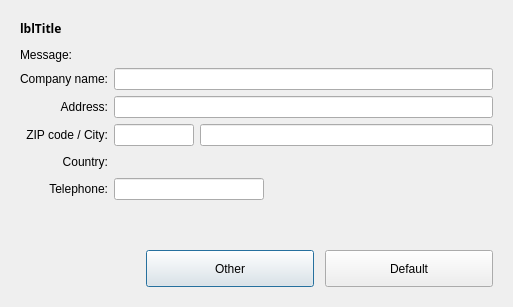
<?xml version="1.0" encoding="UTF-8"?>
<ui version="4.0">
 <class>Dialog</class>
 <widget class="QDialog" name="Dialog">
  <property name="geometry">
   <rect>
    <x>0</x>
    <y>0</y>
    <width>513</width>
    <height>307</height>
   </rect>
  </property>
  <property name="windowTitle">
   <string>Dialog</string>
  </property>
  <property name="autoFillBackground">
   <bool>false</bool>
  </property>
  <layout class="QVBoxLayout" name="verticalLayout_2">
   <item>
    <widget class="QFrame" name="frContainer">
     <property name="frameShape">
      <enum>QFrame::NoFrame</enum>
     </property>
     <property name="frameShadow">
      <enum>QFrame::Raised</enum>
     </property>
     <layout class="QVBoxLayout" name="verticalLayout">
      <item>
       <layout class="QHBoxLayout" name="DialogTitle">
        <property name="bottomMargin">
         <number>5</number>
        </property>
        <item>
         <widget class="QLabel" name="lblTitle">
          <property name="sizePolicy">
           <sizepolicy hsizetype="Preferred" vsizetype="Preferred">
            <horstretch>0</horstretch>
            <verstretch>0</verstretch>
           </sizepolicy>
          </property>
          <property name="maximumSize">
           <size>
            <width>16777215</width>
            <height>45</height>
           </size>
          </property>
          <property name="font">
           <font>
            <family>Century Gothic</family>
            <weight>75</weight>
            <bold>true</bold>
           </font>
          </property>
          <property name="text">
           <string>lblTitle</string>
          </property>
         </widget>
        </item>
       </layout>
      </item>
      <item>
       <widget class="QLabel" name="lblMessage">
        <property name="text">
         <string>Message:</string>
        </property>
       </widget>
      </item>
      <item>
       <layout class="QGridLayout" name="gridLayout">
        <item row="0" column="0">
         <widget class="QLabel" name="lblCompanyNameTitle">
          <property name="text">
           <string>Company name:</string>
          </property>
          <property name="alignment">
           <set>Qt::AlignRight|Qt::AlignTrailing|Qt::AlignVCenter</set>
          </property>
         </widget>
        </item>
        <item row="0" column="1">
         <widget class="QLineEdit" name="txtCompanyNameValue"/>
        </item>
        <item row="1" column="0">
         <widget class="QLabel" name="lblAddressTitle">
          <property name="text">
           <string>Address:</string>
          </property>
          <property name="alignment">
           <set>Qt::AlignRight|Qt::AlignTrailing|Qt::AlignVCenter</set>
          </property>
         </widget>
        </item>
        <item row="1" column="1">
         <widget class="QLineEdit" name="txtAddressValue"/>
        </item>
        <item row="2" column="0">
         <widget class="QLabel" name="lblZIPAndCityTitle">
          <property name="text">
           <string>ZIP code / City:</string>
          </property>
          <property name="alignment">
           <set>Qt::AlignRight|Qt::AlignTrailing|Qt::AlignVCenter</set>
          </property>
         </widget>
        </item>
        <item row="2" column="1">
         <layout class="QHBoxLayout" name="zipAndCityLayout">
          <item>
           <widget class="QLineEdit" name="txtZIPValue">
            <property name="minimumSize">
             <size>
              <width>80</width>
              <height>0</height>
             </size>
            </property>
            <property name="maximumSize">
             <size>
              <width>80</width>
              <height>16777215</height>
             </size>
            </property>
            <property name="text">
             <string/>
            </property>
           </widget>
          </item>
          <item>
           <widget class="QLineEdit" name="txtCityValue"/>
          </item>
         </layout>
        </item>
        <item row="3" column="0">
         <widget class="QLabel" name="lblCountryTitle">
          <property name="text">
           <string>Country:</string>
          </property>
          <property name="alignment">
           <set>Qt::AlignRight|Qt::AlignTrailing|Qt::AlignVCenter</set>
          </property>
         </widget>
        </item>
        <item row="3" column="1">
         <widget class="QFrame" name="cboCountryValue">
          <property name="minimumSize">
           <size>
            <width>0</width>
            <height>20</height>
           </size>
          </property>
          <property name="maximumSize">
           <size>
            <width>310</width>
            <height>40</height>
           </size>
          </property>
          <property name="frameShape">
           <enum>QFrame::NoFrame</enum>
          </property>
          <property name="frameShadow">
           <enum>QFrame::Raised</enum>
          </property>
         </widget>
        </item>
        <item row="4" column="0">
         <widget class="QLabel" name="lblTelephoneTitle">
          <property name="text">
           <string>Telephone:</string>
          </property>
          <property name="alignment">
           <set>Qt::AlignRight|Qt::AlignTrailing|Qt::AlignVCenter</set>
          </property>
         </widget>
        </item>
        <item row="4" column="1">
         <widget class="QLineEdit" name="txtTelephoneValue">
          <property name="minimumSize">
           <size>
            <width>150</width>
            <height>0</height>
           </size>
          </property>
          <property name="maximumSize">
           <size>
            <width>150</width>
            <height>16777215</height>
           </size>
          </property>
         </widget>
        </item>
       </layout>
      </item>
      <item>
       <spacer name="ContentBottomSpacer">
        <property name="orientation">
         <enum>Qt::Vertical</enum>
        </property>
        <property name="sizeHint" stdset="0">
         <size>
          <width>20</width>
          <height>43</height>
         </size>
        </property>
       </spacer>
      </item>
      <item>
       <layout class="QHBoxLayout" name="DialogButtons">
        <property name="topMargin">
         <number>5</number>
        </property>
        <item>
         <spacer name="ButtonAlignSpacer">
          <property name="orientation">
           <enum>Qt::Horizontal</enum>
          </property>
          <property name="sizeHint" stdset="0">
           <size>
            <width>40</width>
            <height>20</height>
           </size>
          </property>
         </spacer>
        </item>
        <item>
         <widget class="QPushButton" name="btnCancel">
          <property name="enabled">
           <bool>true</bool>
          </property>
          <property name="minimumSize">
           <size>
            <width>168</width>
            <height>37</height>
           </size>
          </property>
          <property name="maximumSize">
           <size>
            <width>168</width>
            <height>37</height>
           </size>
          </property>
          <property name="text">
           <string>Other</string>
          </property>
          <property name="default">
           <bool>false</bool>
          </property>
         </widget>
        </item>
        <item>
         <spacer name="ButtonsSpacer">
          <property name="orientation">
           <enum>Qt::Horizontal</enum>
          </property>
          <property name="sizeType">
           <enum>QSizePolicy::Fixed</enum>
          </property>
          <property name="sizeHint" stdset="0">
           <size>
            <width>5</width>
            <height>20</height>
           </size>
          </property>
         </spacer>
        </item>
        <item>
         <widget class="QPushButton" name="btnOK">
          <property name="enabled">
           <bool>true</bool>
          </property>
          <property name="minimumSize">
           <size>
            <width>168</width>
            <height>37</height>
           </size>
          </property>
          <property name="maximumSize">
           <size>
            <width>168</width>
            <height>37</height>
           </size>
          </property>
          <property name="text">
           <string>Default</string>
          </property>
          <property name="default">
           <bool>false</bool>
          </property>
         </widget>
        </item>
       </layout>
      </item>
     </layout>
    </widget>
   </item>
  </layout>
 </widget>
 <resources/>
 <connections/>
</ui>
